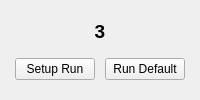
          <widget class="QWidget" name="S3Page2">
           <layout class="QGridLayout" name="gridLayout_27">
            <item row="0" column="0" colspan="2">
             <widget class="QLabel" name="label_70">
              <property name="sizePolicy">
               <sizepolicy hsizetype="MinimumExpanding" vsizetype="Fixed">
                <horstretch>0</horstretch>
                <verstretch>0</verstretch>
               </sizepolicy>
              </property>
              <property name="minimumSize">
               <size>
                <width>0</width>
                <height>0</height>
               </size>
              </property>
              <property name="font">
               <font>
                <pointsize>14</pointsize>
                <weight>75</weight>
                <bold>true</bold>
               </font>
              </property>
              <property name="text">
               <string>3</string>
              </property>
              <property name="alignment">
               <set>Qt::AlignCenter</set>
              </property>
             </widget>
            </item>
            <item row="2" column="0">
             <widget class="QPushButton" name="pushButton_35">
              <property name="sizePolicy">
               <sizepolicy hsizetype="Fixed" vsizetype="Fixed">
                <horstretch>0</horstretch>
                <verstretch>0</verstretch>
               </sizepolicy>
              </property>
              <property name="baseSize">
               <size>
                <width>0</width>
                <height>0</height>
               </size>
              </property>
              <property name="text">
               <string>Setup Run</string>
              </property>
             </widget>
            </item>
            <item row="2" column="1">
             <widget class="QPushButton" name="pushButton_36">
              <property name="sizePolicy">
               <sizepolicy hsizetype="Fixed" vsizetype="Fixed">
                <horstretch>0</horstretch>
                <verstretch>0</verstretch>
               </sizepolicy>
              </property>
              <property name="sizeIncrement">
               <size>
                <width>0</width>
                <height>0</height>
               </size>
              </property>
              <property name="baseSize">
               <size>
                <width>0</width>
                <height>0</height>
               </size>
              </property>
              <property name="text">
               <string>Run Default</string>
              </property>
             </widget>
            </item>
            <item row="1" column="0" colspan="2">
             <spacer name="verticalSpacer_33">
              <property name="orientation">
               <enum>Qt::Vertical</enum>
              </property>
              <property name="sizeType">
               <enum>QSizePolicy::Minimum</enum>
              </property>
              <property name="sizeHint" stdset="0">
               <size>
                <width>0</width>
                <height>0</height>
               </size>
              </property>
             </spacer>
            </item>
            <item row="3" column="0" colspan="2">
             <spacer name="verticalSpacer_34">
              <property name="orientation">
               <enum>Qt::Vertical</enum>
              </property>
              <property name="sizeType">
               <enum>QSizePolicy::Minimum</enum>
              </property>
              <property name="sizeHint" stdset="0">
               <size>
                <width>0</width>
                <height>0</height>
               </size>
              </property>
             </spacer>
            </item>
           </layout>
          </widget>
